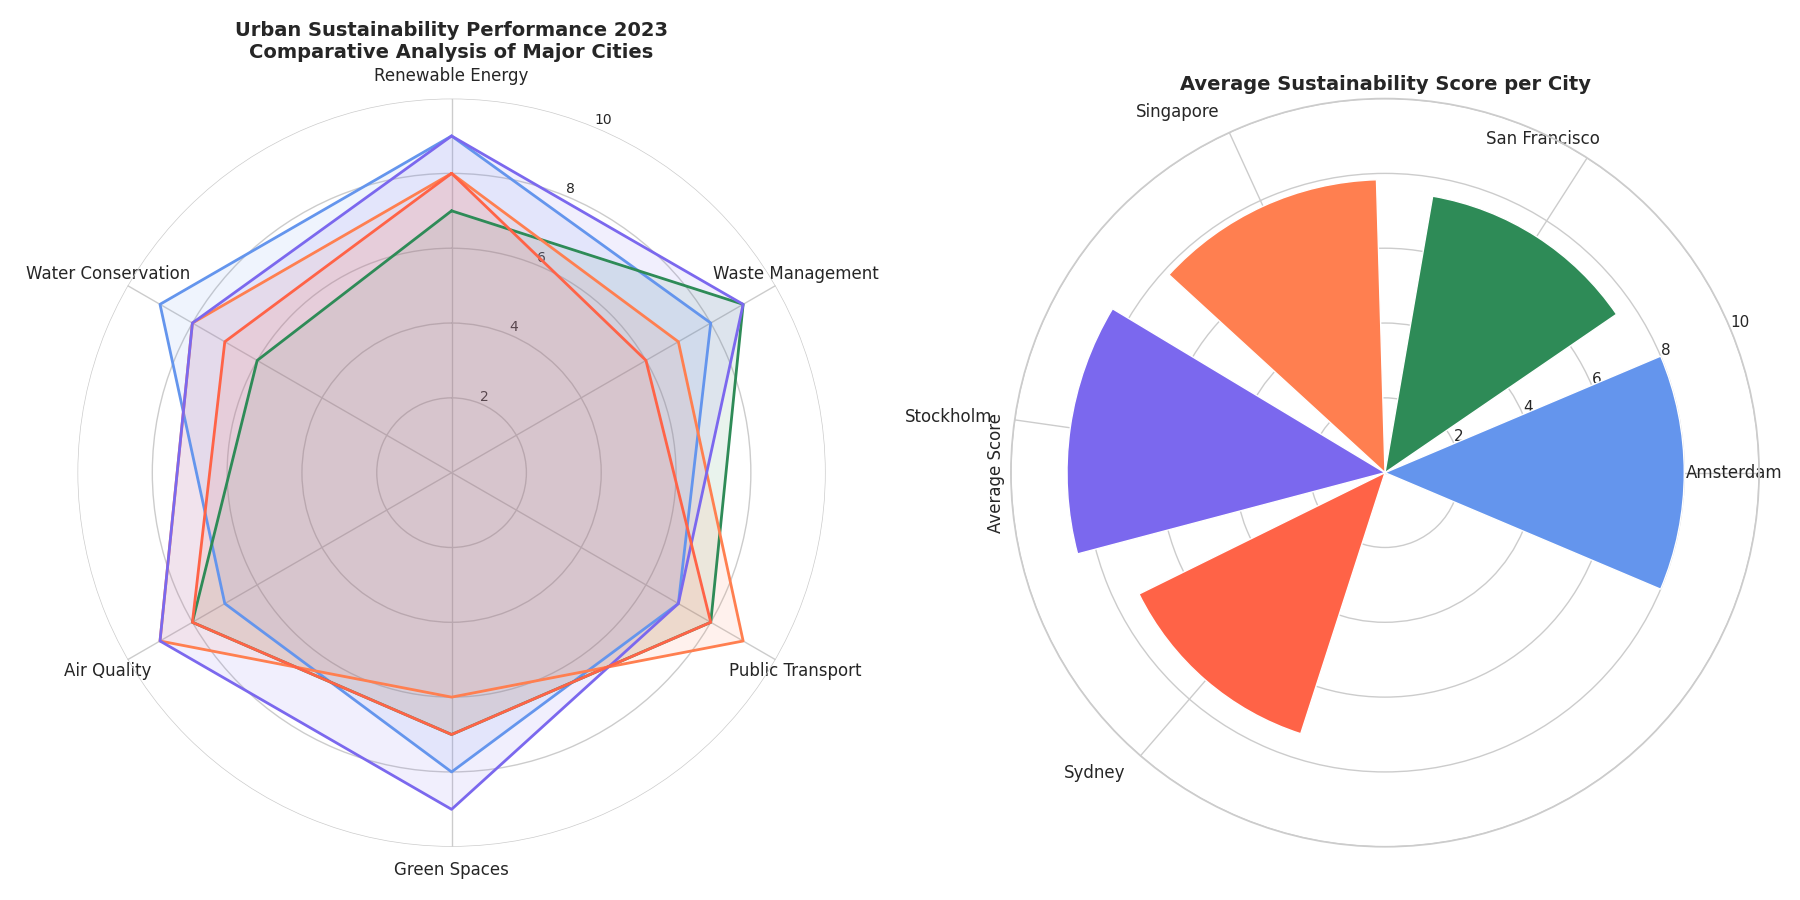

This chart was generated by the following Python code:
import matplotlib.pyplot as plt
import numpy as np

categories = ['Renewable Energy', 'Waste Management', 'Public Transport',
              'Green Spaces', 'Air Quality', 'Water Conservation']
num_vars = len(categories)

scores = {
    'Amsterdam': [9, 8, 7, 8, 7, 9],
    'San Francisco': [7, 9, 8, 7, 8, 6],
    'Singapore': [8, 7, 9, 6, 9, 8],
    'Stockholm': [9, 9, 7, 9, 9, 8],
    'Sydney': [8, 6, 8, 7, 8, 7]
}

for city in scores:
    scores[city] += scores[city][:1]

angles = np.linspace(0, 2 * np.pi, num_vars, endpoint=False).tolist()
angles += angles[:1]

fig, axs = plt.subplots(1, 2, figsize=(18, 9), subplot_kw={'polar': True})

ax = axs[0]
ax.set_theta_offset(np.pi / 2)
ax.set_theta_direction(-1)
ax.set_xticks(angles[:-1])
ax.set_xticklabels(categories, size=12, zorder=2)
ax.set_yticks([2, 4, 6, 8, 10])
ax.set_yticklabels(["2", "4", "6", "8", "10"], size=10)
ax.set_ylim(0, 10)
ax.spines['polar'].set_visible(False)

# Updated color scheme
colors = ['cornflowerblue', 'seagreen', 'coral', 'mediumslateblue', 'tomato']

for i, (city, score) in enumerate(scores.items()):
    ax.plot(angles, score, linewidth=2, linestyle='solid', color=colors[i])
    ax.fill(angles, score, color=colors[i], alpha=0.1)

ax.set_title("Urban Sustainability Performance 2023\nComparative Analysis of Major Cities", size=14, weight='bold')

ax2 = axs[1]
average_scores = {city: np.mean(scores[city][:-1]) for city in scores}
ax2.bar(average_scores.keys(), average_scores.values(), color=colors)
ax2.set_ylim(0, 10)
ax2.set_title("Average Sustainability Score per City", size=14, weight='bold')
ax2.set_ylabel('Average Score', size=12)
ax2.set_xticklabels(average_scores.keys(), rotation=45, ha='right', fontsize=12)

plt.tight_layout()
plt.show()
